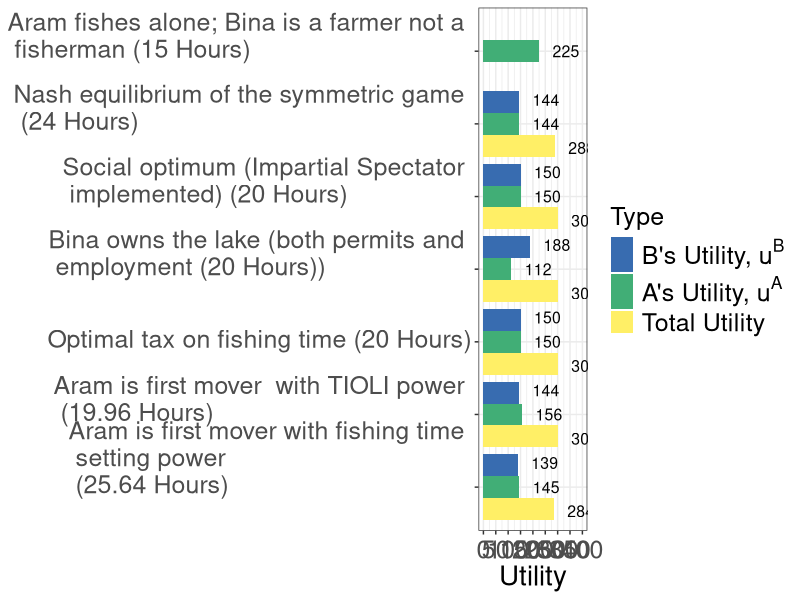
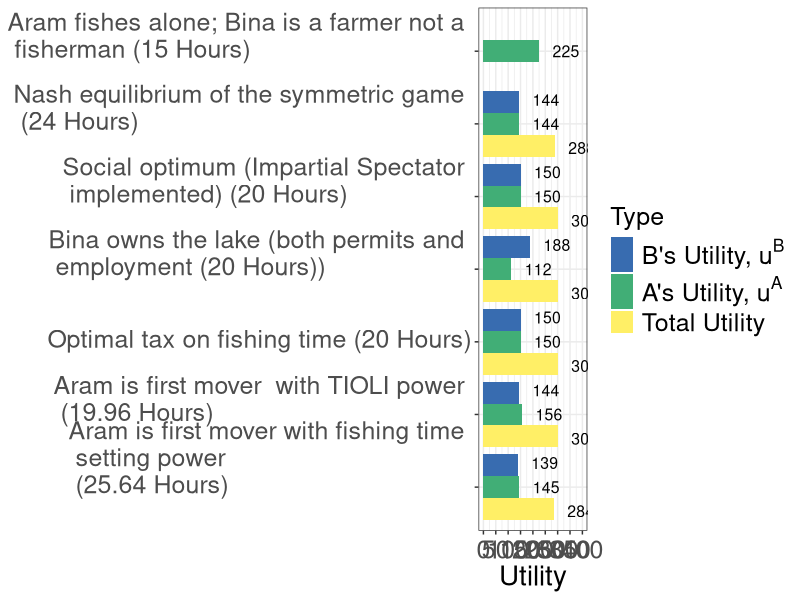

Reproduce these figures in R, in order.
library(tidyverse)
par(mar =  c(10, 10, 4, 4))
ua <- c(225, 144, 150, 112, 150,156,145)
ub <- c(NA, 144, 150, 188, 150,144,139)
point <- c("1", "2", "3", "4", "5","6","7")
totalu <- c(NA, 288, 300, 300, 300,300,284)
df <- tibble(point, ua, ub, totalu)
dfnar <- 
  df %>% 
  gather(type, Utility, -point) %>% 
  arrange(point)
xaxislabs <- c("a",  "b",  expression(paste(t^A)), expression(paste(t^B)), "z")
x1 <- c(expression(paste("Aram fishes alone; \n Bina is a farmer \n not a fisherman (15 Hours)")))
x2 <- c(expression(paste("Nash equilibrium of \n the symmetric  game \n (24 Hours)")))
x3 <- c(expression(paste("Social optimum (Impartial Spectator \n implemented) \n (20 Hours)")))
x4 <- c(expression(paste("Bina owns the lake (both permits and \n employment (20 Hours))")))
x5 <- c(expression(paste("Optimal tax on fishing time (20 Hours)")))
x6 <- c(expression(paste("Aram is first mover  with TIOLI power \n (19.96 Hours)")))
x7 <- c(expression(paste("Aram is first mover with fishing time \n setting power \n (25.64 Hours)")))
dfplot <-
  dfnar %>%
  mutate(point = factor(point, levels = c("1", "2", "3", "4", "5","6","7")),
         type = factor(type, levels = c("ua","ub", "totalu")))

dfnar$point <- factor(dfnar$point, levels = c("7", "6", "5", "4", "3","2","1"))

plot1 <- dfnar %>% 
  ggplot(aes(x = point, y = Utility)) +
  geom_bar(aes(group = type, fill = type), stat = "identity", position = position_dodge()) + 
  #geom_text(aes(x=point,y=Utility,label=Utility),vjust=90) + 
  #geom_text(aes(x = point, y = Utility, label = Utility)) +
  #scale_x_discrete(labels = xaxislabs) + 
  scale_x_discrete(labels=c("1" = "Aram fishes alone; Bina is a farmer not a \n fisherman (15 Hours)", "2" = "Nash equilibrium of the symmetric game \n (24 Hours)",
                            "3" = "Social optimum (Impartial Spectator \n implemented) (20 Hours)", "4" = x4, "5" = x5, "6" = x6, "7" = x7)) +
  scale_y_continuous(breaks = seq(0,400,50),
                     labels = seq(0,400,50),
                     limits = c(0,400)) +
  scale_fill_manual(values=c("#386cb0","#41AE76","#FFEF66"), 
                    name = "Type",
                    breaks = c("ub","ua", "totalu"), 
                    labels = c(expression(paste("B's Utility, ", u^B)), expression(paste("A's Utility, ", u^A)), paste("Total Utility")))+
  #xlab("Point in the Edgeworth Box") + 
  theme_bw() +
  theme(legend.position = "right",
        legend.text.align = 0,
        axis.title = element_text(size = 20),
        axis.title.y = element_blank(),
        axis.text.y = element_text(size = 18),
        #legend.title = element_text(size = 16),
        legend.text = element_text(size = 18),
        legend.title = element_text(size = 18),
        axis.text.x  = element_text(vjust = 0.5, size = 18)) + 
  geom_text(
    aes(x = point, y = Utility, label = Utility, group = type), 
    hjust = -0.5, size = 4,
    position = position_dodge(width = 1),
    inherit.aes = TRUE
  ) + 
  coord_flip() 
plot1 



ggsave("coordination_failures/bargraph.pdf", plot1, width = 11, height = 7)

# scale_fill_discrete(name = "", 
#                     breaks = c("ua", "ub", "totalu"), 
#                     labels = c(expression(paste("A's Utility, ", u^A)), expression(paste("B's Utility, ",u^B), "Total Utility"))
# ) +
#   scale_color_discrete(name = "", 
#                        breaks = c("ua", "ub", "totalu"), 
#                        labels = c(expression(paste("A's Utility, ", u^A)), expression(paste("B's Utility, ",u^B), "Total Utility"))
#   ) +
